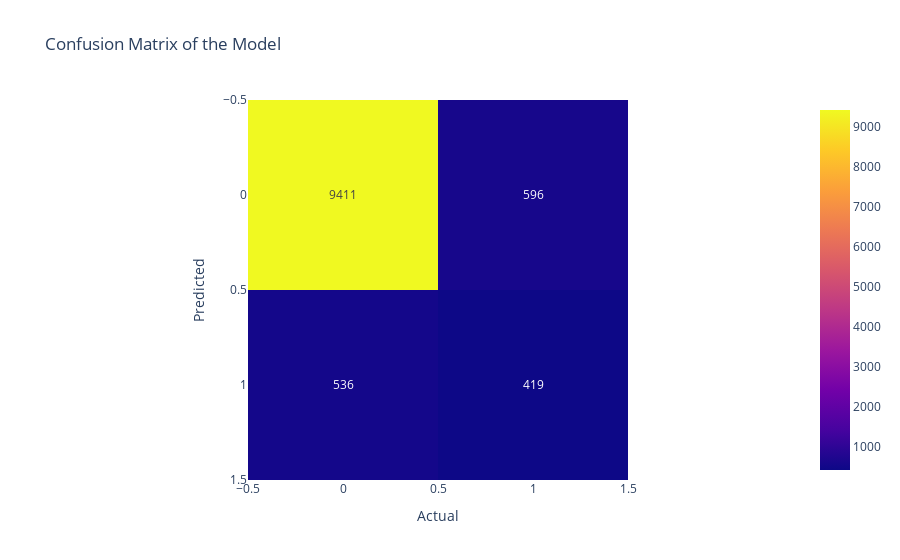

Notebook code for this chart:
### Markdown cell above
## `1. Original Data :`

### Code cell
from sklearn.tree import DecisionTreeClassifier # Import Decision Tree Classifier
DT = DecisionTreeClassifier()
DT.fit(X_train,y_train)
y_pred=DT.predict(X_test)
print("Shape of the x Test :", X_test.shape)
print(f"Training Accuracy : {round((DT.score(X_train, y_train))*100,2)}%")
print(f"Testing Accuracy : {round((DT.score(X_test, y_test))*100,2)}%")
cm = confusion_matrix(y_test, y_pred)
fig = px.imshow(cm,text_auto=True, title='Confusion Matrix of the Model')
fig.update_layout(xaxis_title='Actual', yaxis_title='Predicted')

### Figure 1 — Plotly figure (JSON) as saved in the notebook; plotly's stock layout.template omitted (floating-point values rounded to 4 significant figures)
{"data": [{"coloraxis": "coloraxis", "hovertemplate": "x: %{x}<br>y: %{y}<br>color: %{z}<extra></extra>", "name": "0", "texttemplate": "%{z}", "type": "heatmap", "xaxis": "x", "yaxis": "y", "z": [[9411, 596], [536, 419]]}], "layout": {"coloraxis": {"colorscale": [[0, "#0d0887"], [0.1111, "#46039f"], [0.2222, "#7201a8"], [0.3333, "#9c179e"], [0.4444, "#bd3786"], [0.5556, "#d8576b"], [0.6667, "#ed7953"], [0.7778, "#fb9f3a"], [0.8889, "#fdca26"], [1, "#f0f921"]]}, "title": {"text": "Confusion Matrix of the Model"}, "xaxis": {"anchor": "y", "constrain": "domain", "domain": [0, 1], "scaleanchor": "y", "title": {"text": "Actual"}}, "yaxis": {"anchor": "x", "autorange": "reversed", "constrain": "domain", "domain": [0, 1], "title": {"text": "Predicted"}}}}
